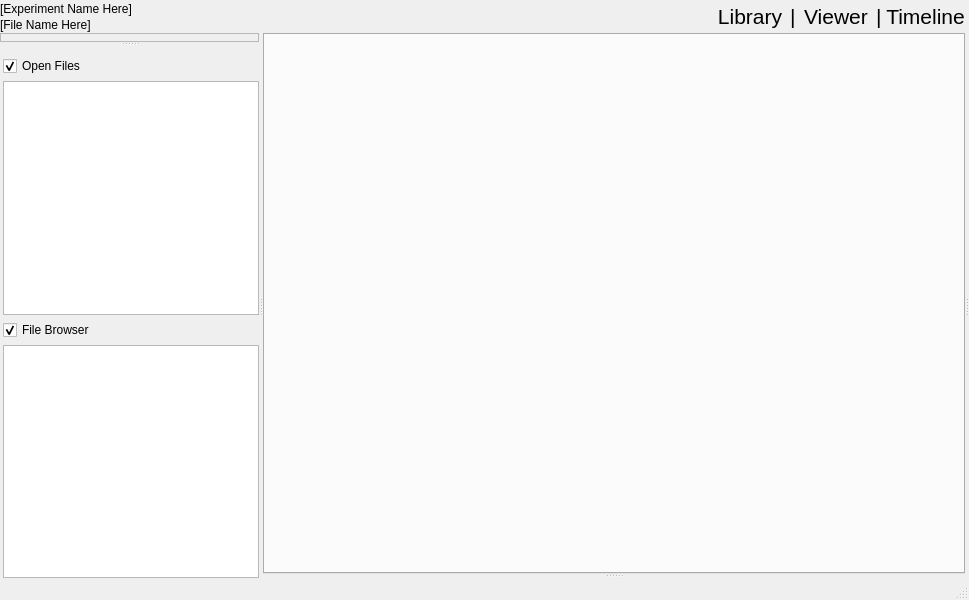
<?xml version="1.0" encoding="UTF-8"?>
<ui version="4.0">
 <class>MainWindow</class>
 <widget class="QMainWindow" name="MainWindow">
  <property name="geometry">
   <rect>
    <x>0</x>
    <y>0</y>
    <width>969</width>
    <height>600</height>
   </rect>
  </property>
  <property name="sizePolicy">
   <sizepolicy hsizetype="Preferred" vsizetype="Preferred">
    <horstretch>0</horstretch>
    <verstretch>0</verstretch>
   </sizepolicy>
  </property>
  <property name="windowTitle">
   <string>SAXS-ON</string>
  </property>
  <property name="styleSheet">
   <string notr="true"/>
  </property>
  <widget class="QWidget" name="centralwidget">
   <property name="sizePolicy">
    <sizepolicy hsizetype="Expanding" vsizetype="Expanding">
     <horstretch>0</horstretch>
     <verstretch>0</verstretch>
    </sizepolicy>
   </property>
   <layout class="QVBoxLayout" name="verticalLayout_4">
    <property name="spacing">
     <number>0</number>
    </property>
    <property name="leftMargin">
     <number>0</number>
    </property>
    <property name="topMargin">
     <number>0</number>
    </property>
    <property name="rightMargin">
     <number>0</number>
    </property>
    <property name="bottomMargin">
     <number>0</number>
    </property>
    <item>
     <layout class="QVBoxLayout" name="verticalLayout_3">
      <item>
       <layout class="QHBoxLayout" name="modemenu">
        <property name="spacing">
         <number>0</number>
        </property>
        <property name="leftMargin">
         <number>0</number>
        </property>
        <property name="topMargin">
         <number>0</number>
        </property>
        <property name="rightMargin">
         <number>0</number>
        </property>
        <property name="bottomMargin">
         <number>0</number>
        </property>
        <item>
         <layout class="QVBoxLayout" name="verticalLayout_6">
          <property name="spacing">
           <number>0</number>
          </property>
          <item>
           <widget class="QLabel" name="label_2">
            <property name="text">
             <string>[Experiment Name Here]</string>
            </property>
           </widget>
          </item>
          <item>
           <widget class="QLabel" name="filenamelabel">
            <property name="text">
             <string>[File Name Here]</string>
            </property>
           </widget>
          </item>
         </layout>
        </item>
        <item>
         <spacer name="horizontalSpacer">
          <property name="orientation">
           <enum>Qt::Horizontal</enum>
          </property>
          <property name="sizeType">
           <enum>QSizePolicy::Expanding</enum>
          </property>
          <property name="sizeHint" stdset="0">
           <size>
            <width>40</width>
            <height>20</height>
           </size>
          </property>
         </spacer>
        </item>
        <item>
         <widget class="QPushButton" name="librarybutton">
          <property name="font">
           <font>
            <pointsize>16</pointsize>
           </font>
          </property>
          <property name="text">
           <string>Library</string>
          </property>
          <property name="flat">
           <bool>true</bool>
          </property>
         </widget>
        </item>
        <item>
         <widget class="QLabel" name="separator">
          <property name="font">
           <font>
            <pointsize>16</pointsize>
           </font>
          </property>
          <property name="text">
           <string>|</string>
          </property>
         </widget>
        </item>
        <item>
         <widget class="QPushButton" name="viewerbutton">
          <property name="font">
           <font>
            <pointsize>16</pointsize>
           </font>
          </property>
          <property name="text">
           <string>Viewer</string>
          </property>
          <property name="flat">
           <bool>true</bool>
          </property>
         </widget>
        </item>
        <item>
         <widget class="QLabel" name="separator_2">
          <property name="font">
           <font>
            <pointsize>16</pointsize>
           </font>
          </property>
          <property name="text">
           <string>|</string>
          </property>
         </widget>
        </item>
        <item>
         <widget class="QPushButton" name="pushButton">
          <property name="font">
           <font>
            <pointsize>16</pointsize>
           </font>
          </property>
          <property name="text">
           <string>Timeline</string>
          </property>
          <property name="flat">
           <bool>true</bool>
          </property>
         </widget>
        </item>
       </layout>
      </item>
      <item>
       <widget class="QSplitter" name="splitter_3">
        <property name="sizePolicy">
         <sizepolicy hsizetype="Expanding" vsizetype="Expanding">
          <horstretch>0</horstretch>
          <verstretch>0</verstretch>
         </sizepolicy>
        </property>
        <property name="orientation">
         <enum>Qt::Horizontal</enum>
        </property>
        <property name="handleWidth">
         <number>4</number>
        </property>
        <widget class="QSplitter" name="splitter_2">
         <property name="orientation">
          <enum>Qt::Vertical</enum>
         </property>
         <property name="handleWidth">
          <number>4</number>
         </property>
         <widget class="QFrame" name="frame">
          <property name="sizePolicy">
           <sizepolicy hsizetype="Preferred" vsizetype="Preferred">
            <horstretch>0</horstretch>
            <verstretch>0</verstretch>
           </sizepolicy>
          </property>
          <property name="baseSize">
           <size>
            <width>0</width>
            <height>0</height>
           </size>
          </property>
          <property name="frameShape">
           <enum>QFrame::StyledPanel</enum>
          </property>
          <property name="frameShadow">
           <enum>QFrame::Sunken</enum>
          </property>
          <property name="midLineWidth">
           <number>1</number>
          </property>
          <layout class="QVBoxLayout" name="verticalLayout">
           <property name="leftMargin">
            <number>3</number>
           </property>
           <property name="topMargin">
            <number>3</number>
           </property>
           <property name="rightMargin">
            <number>3</number>
           </property>
           <property name="bottomMargin">
            <number>3</number>
           </property>
           <item>
            <layout class="QVBoxLayout" name="smallimageview"/>
           </item>
          </layout>
         </widget>
         <widget class="QWidget" name="verticalLayoutWidget_3">
          <layout class="QVBoxLayout" name="leftpanelayout">
           <property name="spacing">
            <number>5</number>
           </property>
           <property name="leftMargin">
            <number>3</number>
           </property>
           <property name="topMargin">
            <number>10</number>
           </property>
           <item>
            <widget class="QCheckBox" name="openfilescheck">
             <property name="text">
              <string>Open Files</string>
             </property>
             <property name="checked">
              <bool>true</bool>
             </property>
            </widget>
           </item>
           <item>
            <widget class="QListView" name="openfileslist">
             <property name="sizePolicy">
              <sizepolicy hsizetype="Preferred" vsizetype="Expanding">
               <horstretch>0</horstretch>
               <verstretch>0</verstretch>
              </sizepolicy>
             </property>
             <property name="alternatingRowColors">
              <bool>true</bool>
             </property>
             <property name="selectionMode">
              <enum>QAbstractItemView::ExtendedSelection</enum>
             </property>
            </widget>
           </item>
           <item>
            <widget class="QCheckBox" name="filebrowsercheck">
             <property name="text">
              <string>File Browser</string>
             </property>
             <property name="checked">
              <bool>true</bool>
             </property>
            </widget>
           </item>
           <item>
            <widget class="QTreeView" name="treebrowser">
             <property name="enabled">
              <bool>true</bool>
             </property>
             <property name="sizePolicy">
              <sizepolicy hsizetype="Preferred" vsizetype="Expanding">
               <horstretch>0</horstretch>
               <verstretch>0</verstretch>
              </sizepolicy>
             </property>
             <property name="frameShape">
              <enum>QFrame::StyledPanel</enum>
             </property>
             <property name="selectionMode">
              <enum>QAbstractItemView::ExtendedSelection</enum>
             </property>
             <property name="iconSize">
              <size>
               <width>16</width>
               <height>16</height>
              </size>
             </property>
            </widget>
           </item>
           <item>
            <spacer name="verticalSpacer">
             <property name="orientation">
              <enum>Qt::Vertical</enum>
             </property>
             <property name="sizeType">
              <enum>QSizePolicy::Preferred</enum>
             </property>
             <property name="sizeHint" stdset="0">
              <size>
               <width>0</width>
               <height>0</height>
              </size>
             </property>
            </spacer>
           </item>
          </layout>
         </widget>
        </widget>
        <widget class="QStackedWidget" name="viewmode">
         <property name="sizePolicy">
          <sizepolicy hsizetype="Expanding" vsizetype="Expanding">
           <horstretch>6</horstretch>
           <verstretch>0</verstretch>
          </sizepolicy>
         </property>
         <property name="currentIndex">
          <number>0</number>
         </property>
         <widget class="QWidget" name="page">
          <property name="sizePolicy">
           <sizepolicy hsizetype="Expanding" vsizetype="Expanding">
            <horstretch>0</horstretch>
            <verstretch>0</verstretch>
           </sizepolicy>
          </property>
          <layout class="QVBoxLayout" name="verticalLayout_7">
           <property name="spacing">
            <number>0</number>
           </property>
           <property name="leftMargin">
            <number>0</number>
           </property>
           <property name="topMargin">
            <number>0</number>
           </property>
           <property name="rightMargin">
            <number>0</number>
           </property>
           <property name="bottomMargin">
            <number>0</number>
           </property>
           <item>
            <widget class="QSplitter" name="splitter">
             <property name="sizePolicy">
              <sizepolicy hsizetype="Expanding" vsizetype="Expanding">
               <horstretch>0</horstretch>
               <verstretch>0</verstretch>
              </sizepolicy>
             </property>
             <property name="orientation">
              <enum>Qt::Vertical</enum>
             </property>
             <property name="handleWidth">
              <number>4</number>
             </property>
             <widget class="QWidget" name="verticalLayoutWidget_2">
              <layout class="QVBoxLayout" name="diffbox">
               <property name="spacing">
                <number>0</number>
               </property>
               <item>
                <widget class="QTabWidget" name="tabWidget">
                 <property name="sizePolicy">
                  <sizepolicy hsizetype="Expanding" vsizetype="Expanding">
                   <horstretch>0</horstretch>
                   <verstretch>0</verstretch>
                  </sizepolicy>
                 </property>
                 <property name="autoFillBackground">
                  <bool>false</bool>
                 </property>
                 <property name="styleSheet">
                  <string notr="true"/>
                 </property>
                 <property name="currentIndex">
                  <number>-1</number>
                 </property>
                 <property name="tabsClosable">
                  <bool>true</bool>
                 </property>
                </widget>
               </item>
              </layout>
             </widget>
             <widget class="QWidget" name="verticalLayoutWidget">
              <layout class="QVBoxLayout" name="plotholder"/>
             </widget>
            </widget>
           </item>
          </layout>
         </widget>
         <widget class="QWidget" name="page_2">
          <layout class="QVBoxLayout" name="verticalLayout_5">
           <property name="spacing">
            <number>0</number>
           </property>
           <property name="leftMargin">
            <number>0</number>
           </property>
           <property name="topMargin">
            <number>0</number>
           </property>
           <property name="rightMargin">
            <number>0</number>
           </property>
           <property name="bottomMargin">
            <number>0</number>
           </property>
           <item>
            <widget class="QScrollArea" name="scrollArea">
             <property name="widgetResizable">
              <bool>true</bool>
             </property>
             <widget class="QWidget" name="thumbbox">
              <property name="geometry">
               <rect>
                <x>0</x>
                <y>0</y>
                <width>98</width>
                <height>28</height>
               </rect>
              </property>
             </widget>
            </widget>
           </item>
          </layout>
         </widget>
        </widget>
        <widget class="QWidget" name="layoutWidget">
         <layout class="QVBoxLayout" name="propertiesBox"/>
        </widget>
       </widget>
      </item>
     </layout>
    </item>
   </layout>
  </widget>
  <widget class="QStatusBar" name="statusbar"/>
  <action name="actionBeamProperties">
   <property name="icon">
    <iconset>
     <normaloff>~/Downloads/tango-icon-theme-0.8.90/32x32/categories/applications-system.png</normaloff>~/Downloads/tango-icon-theme-0.8.90/32x32/categories/applications-system.png</iconset>
   </property>
   <property name="text">
    <string>BeamProperties</string>
   </property>
  </action>
  <action name="actionCenterFind">
   <property name="icon">
    <iconset>
     <normaloff>icons_01.png</normaloff>icons_01.png</iconset>
   </property>
   <property name="text">
    <string>CenterFind</string>
   </property>
  </action>
  <action name="actionPolyMask">
   <property name="icon">
    <iconset>
     <normaloff>icons_05.png</normaloff>icons_05.png</iconset>
   </property>
   <property name="text">
    <string/>
   </property>
  </action>
  <action name="actionOpen">
   <property name="text">
    <string>Open</string>
   </property>
  </action>
  <action name="actionSaveExperiment">
   <property name="text">
    <string>Save Experiment as...</string>
   </property>
  </action>
  <action name="actionLoadExperiment">
   <property name="text">
    <string>Load Experiment...</string>
   </property>
  </action>
  <action name="actionClose">
   <property name="text">
    <string>Close</string>
   </property>
  </action>
  <action name="actionMasking">
   <property name="icon">
    <iconset>
     <normaloff>icons_03.png</normaloff>icons_03.png</iconset>
   </property>
   <property name="text">
    <string>Masking</string>
   </property>
  </action>
  <action name="actionLog_Intensity">
   <property name="checkable">
    <bool>true</bool>
   </property>
   <property name="icon">
    <iconset>
     <normaloff>icons_02.png</normaloff>icons_02.png</iconset>
   </property>
   <property name="text">
    <string>Log Intensity</string>
   </property>
  </action>
  <action name="actionCake">
   <property name="checkable">
    <bool>true</bool>
   </property>
   <property name="icon">
    <iconset>
     <normaloff>icons_04.png</normaloff>icons_04.png</iconset>
   </property>
   <property name="text">
    <string>Cake</string>
   </property>
  </action>
  <action name="actionRemove_Cosmics">
   <property name="icon">
    <iconset>
     <normalon>icons_06.png</normalon>
    </iconset>
   </property>
   <property name="text">
    <string/>
   </property>
  </action>
  <action name="actionMaskLoad">
   <property name="icon">
    <iconset>
     <normalon>icons_08.png</normalon>
    </iconset>
   </property>
   <property name="text">
    <string/>
   </property>
  </action>
  <action name="actionMultiPlot">
   <property name="checkable">
    <bool>true</bool>
   </property>
   <property name="icon">
    <iconset>
     <normaloff>icons_07.png</normaloff>icons_07.png</iconset>
   </property>
   <property name="text">
    <string>Muli plot</string>
   </property>
  </action>
  <action name="actionLibrary">
   <property name="text">
    <string>Library</string>
   </property>
  </action>
  <action name="actionViewer">
   <property name="text">
    <string>Viewer</string>
   </property>
  </action>
  <action name="actionAdd">
   <property name="icon">
    <iconset>
     <normaloff>icons_11.png</normaloff>icons_11.png</iconset>
   </property>
   <property name="text">
    <string>Add</string>
   </property>
  </action>
  <action name="actionSubtract">
   <property name="icon">
    <iconset>
     <normaloff>icons_13.png</normaloff>icons_13.png</iconset>
   </property>
   <property name="text">
    <string>Subtract</string>
   </property>
  </action>
  <action name="actionAdd_with_coefficient">
   <property name="icon">
    <iconset>
     <normaloff>icons_14.png</normaloff>icons_14.png</iconset>
   </property>
   <property name="text">
    <string>Add with coefficient</string>
   </property>
  </action>
  <action name="actionSubtract_with_coefficient">
   <property name="icon">
    <iconset>
     <normaloff>icons_15.png</normaloff>icons_15.png</iconset>
   </property>
   <property name="text">
    <string>Subtract with coefficient</string>
   </property>
  </action>
  <action name="actionDivide">
   <property name="icon">
    <iconset>
     <normaloff>icons_12.png</normaloff>icons_12.png</iconset>
   </property>
   <property name="text">
    <string>Divide</string>
   </property>
  </action>
  <action name="actionAverage">
   <property name="icon">
    <iconset>
     <normaloff>icons_16.png</normaloff>icons_16.png</iconset>
   </property>
   <property name="text">
    <string>Average</string>
   </property>
  </action>
  <action name="actionRadial_Symmetry">
   <property name="checkable">
    <bool>true</bool>
   </property>
   <property name="icon">
    <iconset>
     <normaloff>icons_18.png</normaloff>icons_18.png</iconset>
   </property>
   <property name="text">
    <string>Radial Symmetry</string>
   </property>
  </action>
  <action name="actionMirror_Symmetry">
   <property name="checkable">
    <bool>true</bool>
   </property>
   <property name="icon">
    <iconset>
     <normaloff>icons_17.png</normaloff>icons_17.png</iconset>
   </property>
   <property name="text">
    <string>Mirror Symmetry</string>
   </property>
  </action>
  <action name="actionShow_Mask">
   <property name="checkable">
    <bool>true</bool>
   </property>
   <property name="icon">
    <iconset>
     <normaloff>icons_20.png</normaloff>
     <normalon>icons_19.png</normalon>icons_20.png</iconset>
   </property>
   <property name="text">
    <string>Show Mask</string>
   </property>
  </action>
 </widget>
 <resources/>
 <connections/>
</ui>
